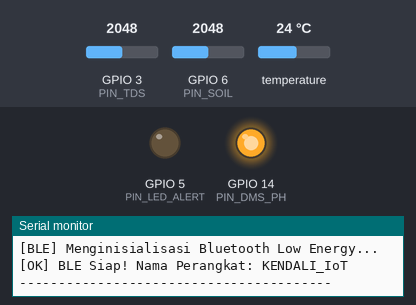
A program run on a simulated ESP32-S3. Parts: output pins drawn as LEDs (lit = HIGH), the last lines printed to the serial monitor. The inputs (shaded band) are chosen by the test bench; at power-on: GPIO 6 (PIN_SOIL) = 2048, GPIO 3 (PIN_TDS) = 2048, temperature 24 °C (analog values on the 0–4095 scale). Storage starts empty; nothing arrives over Bluetooth unless stated; a phone connects over Bluetooth LE 3 s after start; pins used as bus, display or sensor lines are not drawn.

Above: at 1.7 s.
1.8 s: GPIO 6 (PIN_SOIL) set to 1265
5.2 s: GPIO 6 (PIN_SOIL) set to 1128
At 6.9 s:
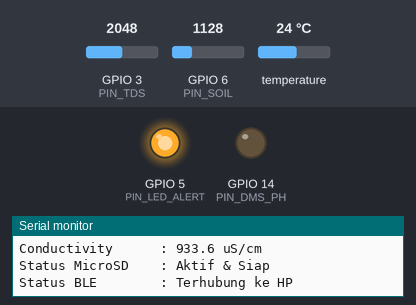
7.2 s: GPIO 6 (PIN_SOIL) set to 1228
At 8.4 s:
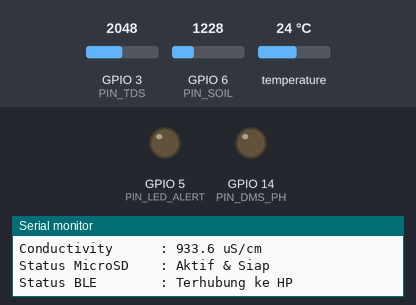
9.2 s: GPIO 6 (PIN_SOIL) set to 1160
At 13.3 s:
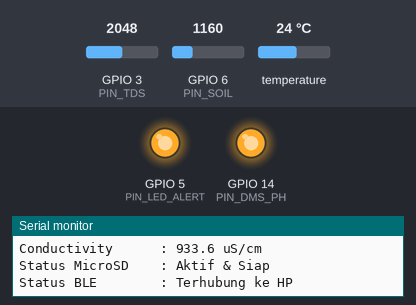
13.4 s: GPIO 6 (PIN_SOIL) set to 1240
At 14.2 s:
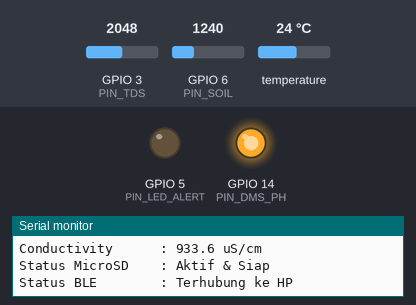
Timing chart, 0 to 17.5 s (numbered marks = the images above; inputs shaded):
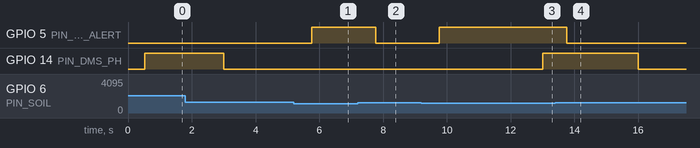

Measured:
- the behaviour switches between 1200 and 1199 on GPIO 6 (PIN_SOIL) (found by bisection; images 0 and 1)
- after the input at 5.2 s, GPIO 5 (PIN_LED_ALERT): LOW → HIGH after 0.57 s
- after the input at 7.2 s, GPIO 5 (PIN_LED_ALERT): HIGH → LOW after 0.57 s
- after the input at 9.2 s, GPIO 5 (PIN_LED_ALERT): LOW → HIGH after 0.57 s
- after the input at 13.4 s, GPIO 5 (PIN_LED_ALERT): HIGH → LOW after 0.37 s

The program:

main.cpp
```cpp
#include <Arduino.h>
#include <OneWire.h>
#include <DallasTemperature.h>
#include <BLEDevice.h>
#include <BLEServer.h>
#include <BLEUtils.h>
#include <BLE2902.h>
#include <SPI.h>
#include <SD.h>
#include <FS.h>
#include "driver/gpio.h"

// PIN DEFINITIONS - SENSORS & ACTUATORS
#define PIN_DS18B20 4   // OneWire Digital Pin (DS18B20 Temperature)
#define PIN_SOIL 6      // Analog ADC1_CH5 (Capacitive Soil Moisture)
#define PIN_PH 7        // Analog ADC1_CH6 (pH Tanah - Probe Buram)
#define PIN_DMS_PH 14   // Digital Output (Kontrol DMS modul pengkondisi pH tanah)
#define PIN_TDS 3       // Analog ADC1_CH2 (TDS & Conductivity)
#define PIN_LED_ALERT 5 // Digital Output (Lampu Peringatan)

// PIN DEFINITIONS - SPI MICROSD CARD (ESP32-S3)
#define PIN_SD_CS 10   // Chip Select MicroSD
#define PIN_SD_MOSI 11 // Master Out Slave In
#define PIN_SD_SCK 12  // Serial Clock
#define PIN_SD_MISO 13 // Master In Slave Out

// pH TANAH (Probe Buram + modul pengkondisi DMS) KALIBRASI
// Regresi linier dari vendor, dikalibrasi untuk ADC 10-bit (0–1023).
#define PH_SLOPE (-0.0333f)      // Slope regresi ADC -> pH
#define PH_INTERCEPT 9.8340f     // Intercept regresi ADC -> pH
#define PH_ADC12_TO_10 4.0f      // Konversi ADC 12-bit -> ekuivalen 10-bit
#define PH_DMS_WARMUP_MS 10000UL // DMS ON -> tunggu stabil sebelum baca
#define PH_DMS_REST_MS 3000UL    // DMS OFF -> istirahat sebelum siklus berikut

// BLE DEFINITIONS
#define BLE_DEVICE_NAME "KENDALI_IoT"
#define SERVICE_UUID "4fafc201-1fb5-459e-8fcc-c5c9c331914b"
#define CHARACTERISTIC_UUID_TX "beb5483e-36e1-4688-b7f5-ea07361b26a8"

BLEServer *pServer = nullptr;
BLECharacteristic *pCharacteristicTx = nullptr;
bool deviceConnected = false;
bool oldDeviceConnected = false;

// MICROSD OFFLINE BUFFER DEFINITIONS
const char *OFFLINE_DATA_FILE = "/offline_data.txt";
bool sdAvailable = false;

// pH TANAH STATE (siklus non-blocking via modul DMS)
enum PhCycleState
{
  PH_RESTING, // DMS OFF, jeda istirahat
  PH_WARMING  // DMS ON, menunggu sensor stabil
};
PhCycleState phCycleState = PH_RESTING;
unsigned long phCycleSince = 0;
int phRaw = 0;
float phValue = 0.0f;

class MyServerCallbacks : public BLEServerCallbacks
{
  void onConnect(BLEServer *pServer)
  {
    deviceConnected = true;
    Serial.println("[BLE] HP Terhubung!");
  }

  void onDisconnect(BLEServer *pServer)
  {
    deviceConnected = false;
    Serial.println("[BLE] HP Terputus.");
  }
};

// OBJECTS & VARIABLES
OneWire oneWire(PIN_DS18B20);
DallasTemperature sensorDS18B20(&oneWire);

// Moving Average Buffer for TDS / Conductivity
const int NUM_TDS_SAMPLES = 20;
int tdsSamples[NUM_TDS_SAMPLES];
int tdsSampleIdx = 0;
long tdsSampleSum = 0;

// Timing intervals
unsigned long lastDashboardTime = 0;
unsigned long lastTdsSampleTime = 0;
unsigned long lastOfflineLogTime = 0;
const unsigned long DASHBOARD_INTERVAL = 1000; // Pembacaan sensor & refresh Serial setiap 1 detik
const unsigned long TDS_SAMPLE_INTERVAL = 50;  // Sample TDS setiap 50ms

// Interval pencatatan ke MicroSD saat HP terputus
// Saat ini diatur 1000ms (1 detik) untuk tahap debugging.
// Untuk produksi jangka panjang di lahan, ubah ke: 600000UL (10 menit)
const unsigned long OFFLINE_LOG_INTERVAL = 1000;

// FUNCTION DECLARATIONS
void initBLE();
bool initSD();
bool sdSpiProbe();
void saveOfflineData(const char *payload);
void syncOfflineData();
void updateTdsBuffer();
float getAverageTdsADC();
void updatePhSensor();
void buildTelemetryJson(char *buffer, size_t maxLen, float temp, float soilPct, int soilRaw, float phVal, float tdsPpm, float ec, bool isCritical);
void printDashboard(float temp, int soilRaw, float soilPct, const char *soilStatus, bool isCritical,
                    int phRaw, float phVal, const char *phStatus,
                    float avgTdsADC, float conductivity, float tdsPpm);
void sendBleTelemetry(const char *payload);

void setup()
{
  // For Terminal Output / Debugging
  Serial.begin(115200);
  delay(500);
  Serial.println("\n========================================");
  Serial.println("   KENDALI IoT - ESP32-S3 SENSOR NODE   ");
  Serial.println("========================================");

  // Warning LED
  pinMode(PIN_LED_ALERT, OUTPUT);
  digitalWrite(PIN_LED_ALERT, LOW);
  Serial.println("[OK] Lampu Peringatan Siap (GPIO 5 - Seri 220 Ohm)");

  // DS18B20 Temperature Sensor
  sensorDS18B20.begin();
  Serial.println("[OK] DS18B20 Suhu Siap (GPIO 4 - Pull-Up 4.7k)");

  // ADC Resolution
  analogReadResolution(12);
  Serial.println("[OK] ADC Analog Siap (Soil: GPIO 6, pH: GPIO 7, TDS: GPIO 3)");

  // Soil pH Sensor (Probe Buram + DMS conditioning module)
  pinMode(PIN_DMS_PH, OUTPUT);
  digitalWrite(PIN_DMS_PH, HIGH); // DMS OFF saat boot
  Serial.println("[OK] pH Tanah Siap (ADC GPIO 7 - DMS GPIO 14)");

  // TDS buffer
  for (int i = 0; i < NUM_TDS_SAMPLES; i++)
  {
    tdsSamples[i] = 0;
  }

  // MicroSD Card Init
  sdAvailable = initSD();

  // Bluetooth Low Energy
  initBLE();
  Serial.println("----------------------------------------\n");
}

void loop()
{
  unsigned long currentMillis = millis();

  // Update siklus pH tanah (non-blocking)
  updatePhSensor();

  // Handle BLE reconnection when disconnected
  if (!deviceConnected && oldDeviceConnected)
  {
    delay(500);                  // Berikan jeda stack Bluetooth
    pServer->startAdvertising(); // Mulai broadcast ulang
    Serial.println("[BLE] Memulai advertising ulang, menunggu koneksi...");
    oldDeviceConnected = deviceConnected;
  }
  if (deviceConnected && !oldDeviceConnected)
  {
    oldDeviceConnected = deviceConnected;
    // HP baru saja terhubung: sinkronisasi data offline dari MicroSD ke HP
    syncOfflineData();
  }

  // Periodically sample TDS to maintain smooth moving average
  if (currentMillis - lastTdsSampleTime >= TDS_SAMPLE_INTERVAL)
  {
    lastTdsSampleTime = currentMillis;
    updateTdsBuffer();
  }

  // Read Sensors & Send Telemetry every 1 second
  if (currentMillis - lastDashboardTime >= DASHBOARD_INTERVAL)
  {
    lastDashboardTime = currentMillis;

    // Read DS18B20
    sensorDS18B20.requestTemperatures();
    float tempC = sensorDS18B20.getTempCByIndex(0);

    // Read Capacitive Soil Moisture & Alert Logic
    int soilRaw = analogRead(PIN_SOIL);
    float soilPercent = ((float)soilRaw / 4095.0) * 100.0;

    // Kondisi Kritis jika tanah KERING atau SANGAT BASAH
    bool isCritical = (soilRaw < 1200);
    const char *soilStatus = (soilRaw < 1200) ? "KERING" : ((soilRaw > 2800) ? "BASAH" : "NORMAL");

    // Kontrol Lampu Peringatan
    digitalWrite(PIN_LED_ALERT, isCritical ? HIGH : LOW);

    // pH Tanah — nilai terakhir hasil siklus DMS (diperbarui di updatePhSensor())
    const char *phStatus;
    if (phValue < 6.5)
    {
      phStatus = "ASAM";
    }
    else if (phValue <= 7.5)
    {
      phStatus = "NETRAL";
    }
    else
    {
      phStatus = "BASA";
    }

    // Read TDS & Conductivity
    float avgTdsADC = getAverageTdsADC();
    float conductivity = (0.2142 * avgTdsADC) + 494.93; // uS/cm
    float tdsPpm = (0.3417 * avgTdsADC) + 281.08;       // ppm

    // Output ke Serial Monitor USB
    printDashboard(tempC, soilRaw, soilPercent, soilStatus, isCritical,
                   phRaw, phValue, phStatus,
                   avgTdsADC, conductivity, tdsPpm);

    // Format payload JSON telemetri
    char payload[160];
    buildTelemetryJson(payload, sizeof(payload), tempC, soilPercent, soilRaw, phValue, tdsPpm, conductivity, isCritical);

    // Jika HP terhubung, kirim secara real-time via BLE
    if (deviceConnected)
    {
      sendBleTelemetry(payload);
    }
    // Jika HP tidak terhubung, simpan ke MicroSD Card sesuai interval offline
    else
    {
      if (currentMillis - lastOfflineLogTime >= OFFLINE_LOG_INTERVAL)
      {
        lastOfflineLogTime = currentMillis;
        saveOfflineData(payload);
      }
    }
  }
}

// HELPER FUNCTIONS
bool initSD()
{
  Serial.println("[SD] Init MicroSD (SPI SCK=GPIO12, MISO=GPIO13, MOSI=GPIO11, CS=GPIO10)...");

  // CS idle HIGH sebelum init. ESP32-S3-DevKitC-1 TIDAK menyediakan pull-up
  // eksternal pada bus SPI; internal pull-up (~45k) hanya membantu, belum tentu cukup.
  pinMode(PIN_SD_CS, OUTPUT);
  digitalWrite(PIN_SD_CS, HIGH);

  SPI.begin(PIN_SD_SCK, PIN_SD_MISO, PIN_SD_MOSI, PIN_SD_CS);

  // SPI.begin() memasang MISO ke periferal sehingga pull-up dari pinMode() bisa hilang.
  // Aktifkan pull-up via GPIO pad API (tak mengubah fungsi periferal).
  // ESP32-S3-DevKitC-1 tidak punya pull-up eksternal di bus SPI; internal (~45k) sering
  // belum cukup -> MISO floating -> "Select Failed". Idealnya tetap tambah 10k ke 3.3V.
  gpio_set_pull_mode((gpio_num_t)PIN_SD_MISO, GPIO_PULLUP_ONLY);

  // Clock rendah saat probing. Catatan: SD lib tetap pakai 400 kHz ketika init.
  if (!SD.begin(PIN_SD_CS, SPI, 400000))
  {
    Serial.println("[WARN] SD.begin() gagal.");
    if (sdSpiProbe())
    {
      Serial.println("[SD] Komunikasi SPI OK (kartu menjawab CMD0).");
      Serial.println("[SD] -> Kecurigaan FILESYSTEM: format kartu FAT32? (exFAT/NTFS tidak didukung)");
    }
    else
    {
      Serial.println("[SD] Tidak ada respons SPI dari kartu.");
      Serial.println("[SD] -> Cek catu daya VCC/GND, MISO/MOSI/SCK/CS, pull-up 10k, level tegangan modul.");
    }
    Serial.println("[WARN] Sistem tetap berjalan normal tanpa buffer offline.");
    return false;
  }

  uint8_t cardType = SD.cardType();
  if (cardType == CARD_NONE)
  {
    Serial.println("[WARN] Slot modul terdeteksi tapi kartu MicroSD belum dimasukkan.");
    return false;
  }

  uint64_t cardSize = SD.cardSize() / (1024 * 1024);
  Serial.printf("[OK] MicroSD Card Siap! Kapasitas: %llu MB\r\n", cardSize);
  return true;
}

// Diagnostik: kirim perintah CMD0 mentah. Balasan 0x01 = kartu hidup di mode SPI.
bool sdSpiProbe()
{
  digitalWrite(PIN_SD_CS, HIGH);
  SPI.beginTransaction(SPISettings(400000, MSBFIRST, SPI_MODE0));
  for (int i = 0; i < 10; i++)
  {
    SPI.transfer(0xFF); // >74 clock dengan CS HIGH -> kartu masuk mode SPI
  }

  digitalWrite(PIN_SD_CS, LOW);
  const uint8_t cmd0[6] = {0x40, 0x00, 0x00, 0x00, 0x00, 0x95};
  for (uint8_t b : cmd0)
  {
    SPI.transfer(b);
  }

  uint8_t r = 0xFF;
  for (int i = 0; i < 8 && (r & 0x80); i++)
  {
    r = SPI.transfer(0xFF);
  }

  digitalWrite(PIN_SD_CS, HIGH);
  SPI.transfer(0xFF);
  SPI.endTransaction();

  return r == 0x01;
}

void saveOfflineData(const char *payload)
{
  if (!sdAvailable)
  {
    return;
  }

  File file = SD.open(OFFLINE_DATA_FILE, FILE_APPEND);
  if (file)
  {
    file.println(payload);
    file.close();
    Serial.println("[SD] Data telemetri offline tersimpan ke MicroSD.");
  }
  else
  {
    Serial.println("[SD ERROR] Gagal membuka file untuk menyimpan data offline!");
  }
}

void syncOfflineData()
{
  if (!sdAvailable)
  {
    return;
  }

  if (!SD.exists(OFFLINE_DATA_FILE))
  {
    Serial.println("[SD] Tidak ada data riwayat offline yang perlu disinkronkan.");
    return;
  }

  File file = SD.open(OFFLINE_DATA_FILE, FILE_READ);
  if (!file)
  {
    Serial.println("[SD ERROR] Gagal membuka file data offline!");
    return;
  }

  Serial.println("\n[SD -> BLE] Memulai sinkronisasi data riwayat offline ke HP...");
  int recordCount = 0;

  while (file.available() && deviceConnected)
  {
    String line = file.readStringUntil('\n');
    line.trim();
    if (line.length() > 0)
    {
      pCharacteristicTx->setValue((uint8_t *)line.c_str(), line.length());
      pCharacteristicTx->notify();
      recordCount++;
      delay(35); // Jeda singkat agar buffer BLE stack stabil & tidak drop
    }
  }
  file.close();

  // Bersihkan data yang sudah dikirim jika HP masih terhubung
  if (deviceConnected)
  {
    SD.remove(OFFLINE_DATA_FILE);
    Serial.printf("[SD -> BLE] Sinkronisasi selesai! %d baris data terkirim, file buffer dibersihkan.\n\n", recordCount);
  }
  else
  {
    Serial.println("[SD -> BLE] Koneksi HP terputus di tengah sinkronisasi! File disimpan untuk dicoba lagi.\n");
  }
}

void initBLE()
{
  Serial.println("[BLE] Menginisialisasi Bluetooth Low Energy...");
  BLEDevice::init(BLE_DEVICE_NAME);

  // Buat BLE Server
  pServer = BLEDevice::createServer();
  pServer->setCallbacks(new MyServerCallbacks());

  // Buat BLE Service
  BLEService *pService = pServer->createService(SERVICE_UUID);

  // Buat BLE Characteristic untuk transmisi telemetri
  pCharacteristicTx = pService->createCharacteristic(
      CHARACTERISTIC_UUID_TX,
      BLECharacteristic::PROPERTY_READ |
          BLECharacteristic::PROPERTY_NOTIFY);

  // BLE2902 descriptor agar aplikasi Android/iOS bisa enable notification
  pCharacteristicTx->addDescriptor(new BLE2902());

  // Mulai Service
  pService->start();

  // Mulai Advertising agar HP Petani bisa menemukan perangkat
  BLEAdvertising *pAdvertising = BLEDevice::getAdvertising();
  pAdvertising->addServiceUUID(SERVICE_UUID);
  pAdvertising->setScanResponse(true);
  pAdvertising->setMinPreferred(0x06);
  pAdvertising->setMinPreferred(0x12);
  BLEDevice::startAdvertising();

  Serial.print("[OK] BLE Siap! Nama Perangkat: ");
  Serial.println(BLE_DEVICE_NAME);
}

void updateTdsBuffer()
{
  int newReading = analogRead(PIN_TDS);
  tdsSampleSum -= tdsSamples[tdsSampleIdx];
  tdsSamples[tdsSampleIdx] = newReading;
  tdsSampleSum += newReading;
  tdsSampleIdx = (tdsSampleIdx + 1) % NUM_TDS_SAMPLES;
}

float getAverageTdsADC()
{
  return (float)tdsSampleSum / (float)NUM_TDS_SAMPLES;
}

// Siklus pembacaan pH tanah non-blocking sesuai workflow vendor:
// DMS ON -> tunggu 10s stabil -> baca ADC -> konversi regresi -> DMS OFF -> tunggu 3s.
void updatePhSensor()
{
  unsigned long now = millis();

  if (phCycleState == PH_RESTING)
  {
    if (now - phCycleSince >= PH_DMS_REST_MS)
    {
      digitalWrite(PIN_DMS_PH, LOW); // DMS ON (active LOW)
      phCycleState = PH_WARMING;
      phCycleSince = now;
    }
    return;
  }

  // PH_WARMING
  if (now - phCycleSince >= PH_DMS_WARMUP_MS)
  {
    phRaw = analogRead(PIN_PH);

    // Formula vendor dikalibrasi untuk ADC 10-bit; konversi dari 12-bit.
    float adc10 = (float)phRaw / PH_ADC12_TO_10;
    float value = (PH_SLOPE * adc10) + PH_INTERCEPT;

    // Di luar rentang valid pH (0–14) -> dianggap tidak valid.
    if (value < 0.0f || value > 14.0f)
    {
      value = 0.0f;
    }
    phValue = value;

    digitalWrite(PIN_DMS_PH, HIGH); // DMS OFF
    phCycleState = PH_RESTING;
    phCycleSince = now;
  }
}

void buildTelemetryJson(char *buffer, size_t maxLen, float temp, float soilPct, int soilRaw, float phVal, float tdsPpm, float ec, bool isCritical)
{
  snprintf(buffer, maxLen,
           "{\"temp\":%.2f,\"soil\":%.1f,\"soilRaw\":%d,\"ph\":%.2f,\"tds\":%.1f,\"ec\":%.1f,\"critical\":%s}",
           temp, soilPct, soilRaw, phVal, tdsPpm, ec, isCritical ? "true" : "false");
}

void printDashboard(float temp, int soilRaw, float soilPct, const char *soilStatus, bool isCritical,
                    int phRaw, float phVal, const char *phStatus,
                    float avgTdsADC, float conductivity, float tdsPpm)
{
  Serial.println("--- DATA SENSOR (KENDALI) ---");
  Serial.printf("Suhu              : %.2f °C\r\n", temp);
  Serial.printf("Soil Moisture     : %.1f %% (ADC: %d) [%s]\r\n", soilPct, soilRaw, soilStatus);
  Serial.printf("Status Peringatan : %s\r\n", isCritical ? "KRITIS (LAMPU ON!)" : "AMAN (LAMPU OFF)");
  Serial.printf("pH                : %.2f (ADC: %d) [%s]\r\n", phVal, phRaw, phStatus);
  Serial.printf("TDS               : %.1f ppm (Avg ADC: %.1f)\r\n", tdsPpm, avgTdsADC);
  Serial.printf("Conductivity      : %.1f uS/cm\r\n", conductivity);
  Serial.printf("Status MicroSD    : %s\r\n", sdAvailable ? "Aktif & Siap" : "Tidak Terdeteksi / Nonaktif");
  Serial.printf("Status BLE        : %s\r\n", deviceConnected ? "Terhubung ke HP" : "Menunggu Koneksi");
  Serial.println();
}

void sendBleTelemetry(const char *payload)
{
  if (!deviceConnected)
  {
    return;
  }

  pCharacteristicTx->setValue((uint8_t *)payload, strlen(payload));
  pCharacteristicTx->notify();
}
```
